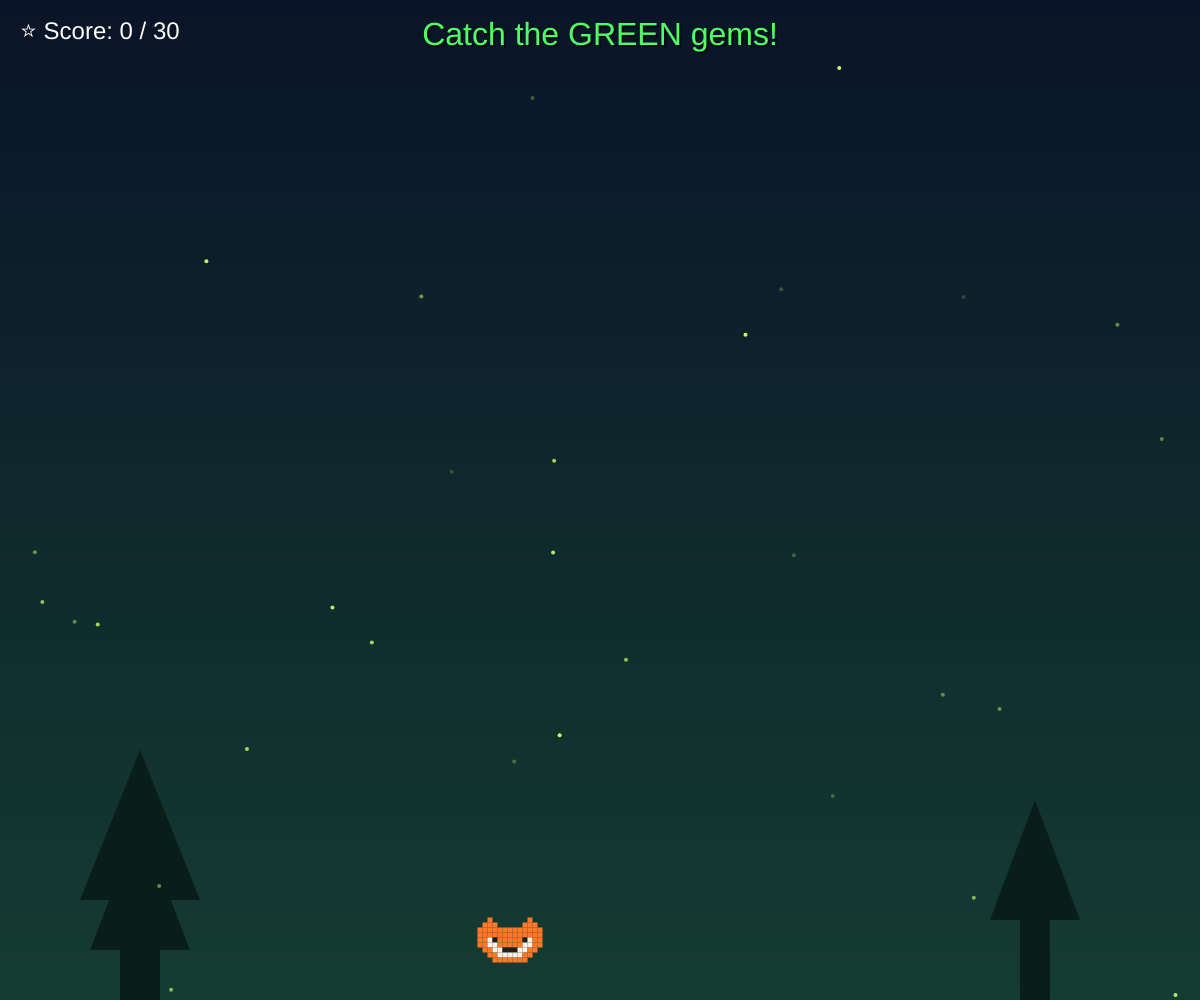
Frame 1 (no input)
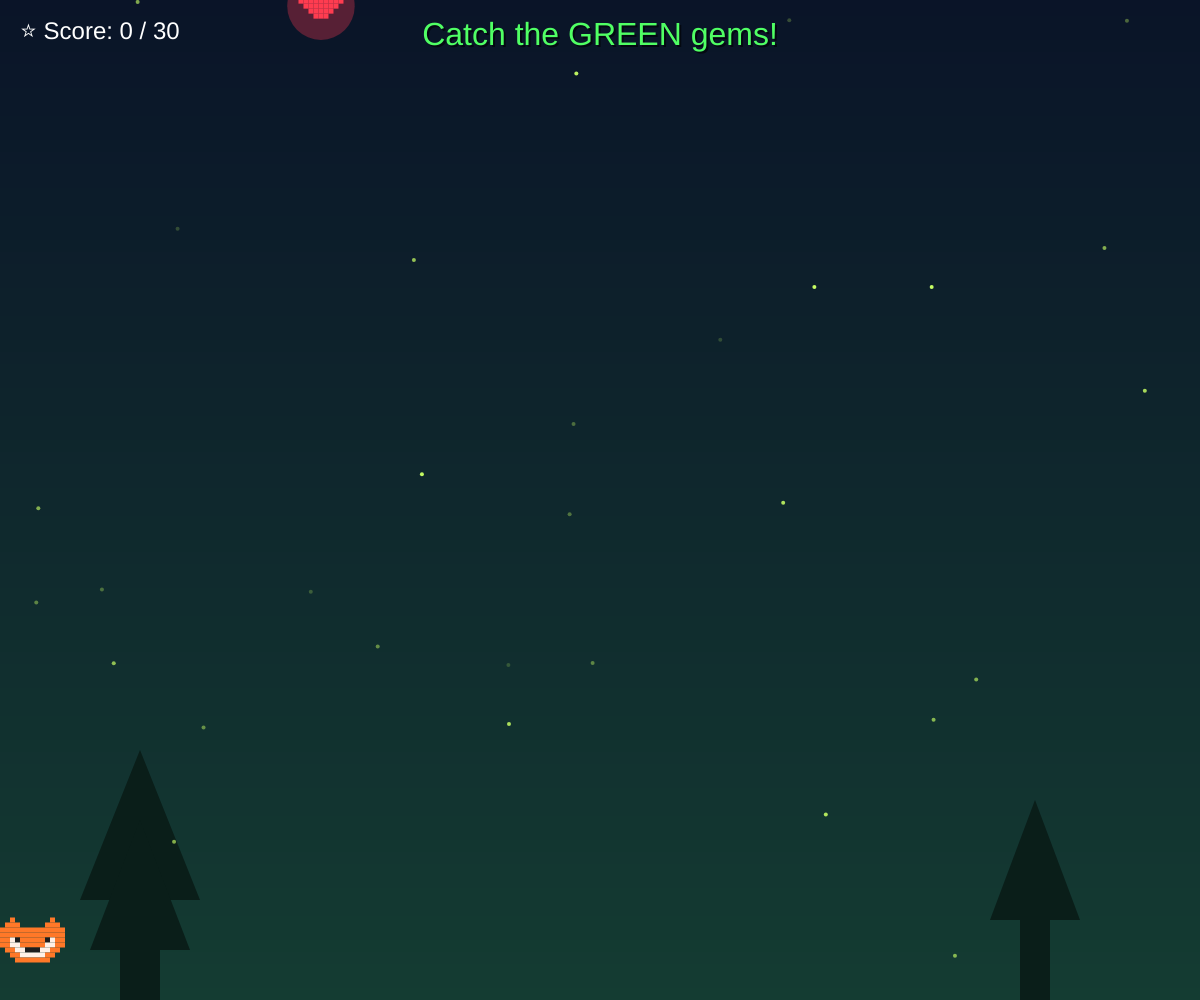
Frame 60 (no input)
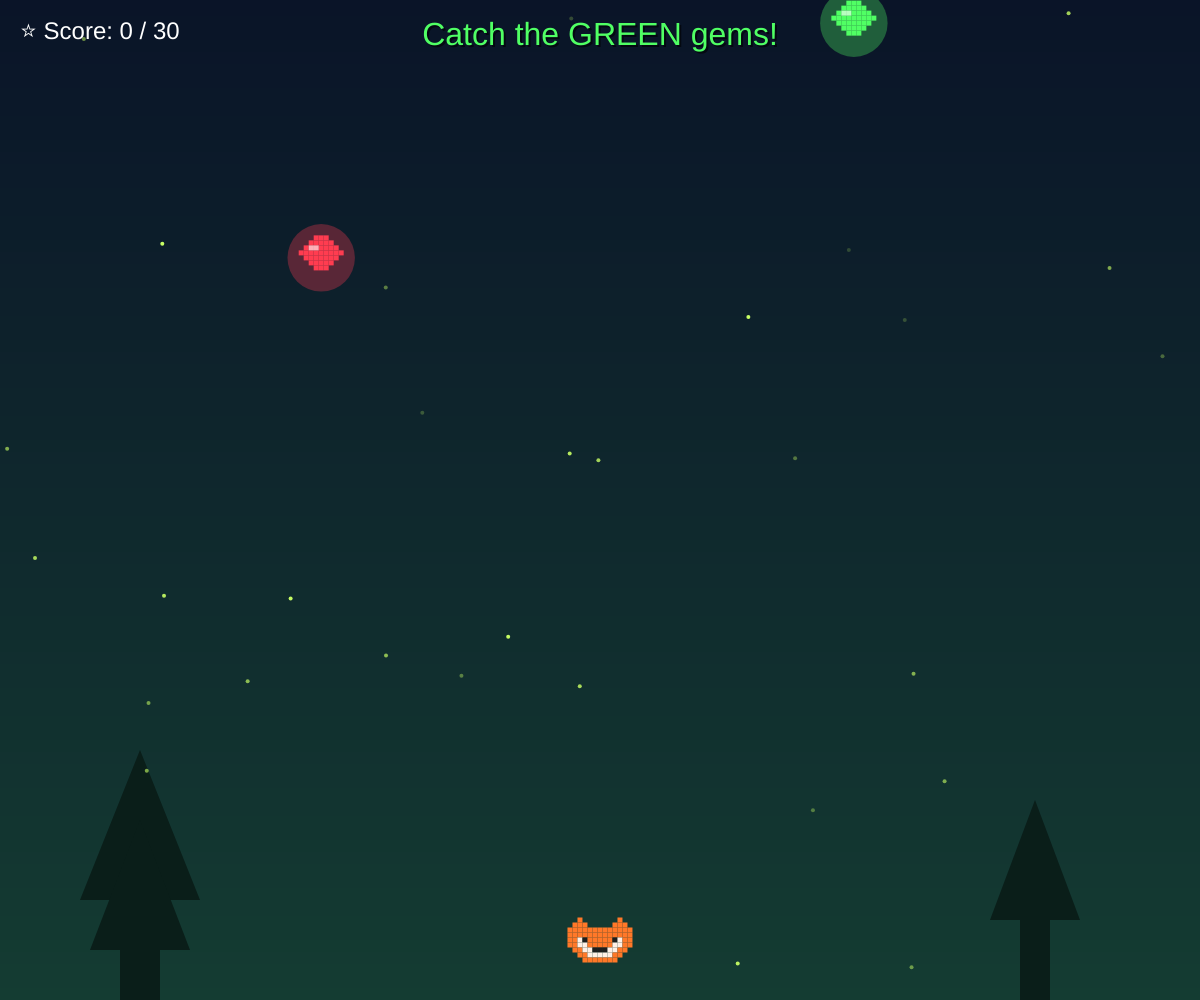
Frame 120 (the mouse pressed at the canvas centre since frame 60)

The p5.js sketch that drew these frames (run headless with seeded random() and noise() and a simulated clock; from frame 60 on, the mouse is pressed at the canvas centre):

// p5.js sketch
// ── sketch.js
// --- GAME VARIABLES ---
let gameState = "playing"; // "playing" or "won"
let score = 0;
let streak = 0;
const WIN_SCORE = 30; // Points needed to win!

let fox;
let gems = [];
let particles = [];
let fireflies = [];

// Color categories for the puzzle
const colorOptions = [
  { name: "RED", rgb: [255, 60, 80] },
  { name: "BLUE", rgb: [60, 180, 255] },
  { name: "GREEN", rgb: [80, 255, 100] },
  { name: "YELLOW", rgb: [255, 220, 50] }
];
let targetColor;

// --- MULTI-COLOR PIXEL ART (Fox) ---
const foxColors = {
  'O': [255, 120, 40],
  'W': [255, 240, 230],
  'B': [30, 30, 30]
};

const foxSprite = [
  "  O       O  ",
  " OOO     OOO ",
  "OOOOOOOOOOOOO",
  "OOOOOOOOOOOOO",
  "OOWBOOOOOBWOO",
  "OOWWOOOOOWWOO",
  " OOWWBBBWWOO ",
  "  OOWWWWWOO  ",
  "   OOOOOOO   "
];

// Single color pixel mask for Gems
const gemSprite = [
  "   ███   ",
  "  █████  ",
  " ███████ ",
  "█████████",
  " ███████ ",
  "  █████  ",
  "   ███   "
];

const pixelScale = 5;

// --- SETUP ---
function setup() {
  // FIX: Full screen size for mobile and computer
  createCanvas(windowWidth, windowHeight);
  
  // FIX: Make game fast on mobile screens
  pixelDensity(1); 
  frameRate(60); 
  
  noCursor();
  
  fox = new Fox();
  pickNewTarget();
  
  // Generate background fireflies
  for (let i = 0; i < 30; i++) {
    fireflies.push(new Firefly());
  }
}

// --- MAIN LOOP ---
function draw() {
  drawForestBackground();
  
  // Update and draw Fireflies
  for (let f of fireflies) {
    f.update();
    f.show();
  }

  if (gameState === "playing") {
    playGameLogic();
  } else if (gameState === "won") {
    winScreenLogic();
  }

  // FIX: Limit particles to prevent phone from hanging
  if (particles.length > 50) {
    particles.splice(0, particles.length - 50);
  }

  // Update and draw Particles
  for (let i = particles.length - 1; i >= 0; i--) {
    particles[i].update();
    particles[i].show();
    if (particles[i].isFinished()) {
      particles.splice(i, 1);
    }
  }

  // Update and draw Fox
  fox.update();
  fox.show();
}

// --- GAME STATES ---
function playGameLogic() {
  // Spawn Gems randomly
  if (frameCount % 50 === 0) {
    gems.push(new Gem(random(50, width - 50), -40));
  }

  // Update and draw Gems
  for (let i = gems.length - 1; i >= 0; i--) {
    let g = gems[i];
    g.update();
    g.show();
    
    // Check if fox catches the gem
    if (fox.hits(g)) {
      if (g.colorData.name === targetColor.name) {
        // Correct gem!
        createParticles(g.x, g.y, g.colorData.rgb, true);
        score++;
        streak++;
        
        // Check for WIN
        if (score >= WIN_SCORE) {
          gameState = "won";
          gems = []; // Clear remaining gems
          return;
        }
        
        // Change target every 5 correct catches
        if (streak >= 5) {
          pickNewTarget();
          streak = 0;
        }
      } else {
        // Wrong gem! Just a gentle puff of smoke
        createParticles(g.x, g.y, [150, 150, 150], false);
        streak = 0; 
      }
      gems.splice(i, 1);
    } else if (g.y > height + 50) {
      gems.splice(i, 1);
    }
  }
  
  drawHUD();
}

function winScreenLogic() {
  // Draw big celebration text
  textAlign(CENTER, CENTER);
  textSize(min(60, width / 8)); // Responsive text size
  textFont('Arial');
  
  // Glowing text shadow
  fill(255, 255, 255, 50);
  text("YOU WIN!", width / 2 + 3, height / 2 - 27);
  
  // Colorful bouncing text
  let r = map(sin(frameCount * 0.05), -1, 1, 100, 255);
  let g = map(sin(frameCount * 0.06), -1, 1, 100, 255);
  let b = map(sin(frameCount * 0.07), -1, 1, 100, 255);
  fill(r, g, b);
  text("YOU WIN!", width / 2, height / 2 - 30);
  
  textSize(min(30, width / 12)); // Responsive text size
  fill(255);
  text("AMAZING JOB!", width / 2, height / 2 + 20);
  
  // Continuously spawn fireworks
  if (frameCount % 20 === 0) {
    let randomColor = random(colorOptions).rgb;
    createFireworks(random(100, width - 100), random(50, height - 150), randomColor);
  }
}

// --- GAME LOGIC FUNCTIONS ---
function pickNewTarget() {
  let newColor;
  do {
    newColor = random(colorOptions);
  } while (targetColor && newColor.name === targetColor.name);
  
  targetColor = newColor;
}

// --- CLASSES ---
class Fox {
  constructor() {
    this.x = width / 2;
    this.y = height - 60; 
    this.w = foxSprite[0].length * pixelScale;
    this.h = foxSprite.length * pixelScale;
  }

  update() {
    this.x = lerp(this.x, mouseX, 0.15);
    this.x = constrain(this.x, this.w / 2, width - this.w / 2);
  }

  show() {
    let drawX = this.x - this.w / 2;
    let drawY = this.y - this.h / 2;
    
    noStroke();
    for (let i = 0; i < foxSprite.length; i++) {
      let row = foxSprite[i];
      for (let j = 0; j < row.length; j++) {
        let char = row.charAt(j);
        if (char !== ' ') {
          fill(foxColors[char]);
          rect(drawX + j * pixelScale, drawY + i * pixelScale, pixelScale, pixelScale);
        }
      }
    }
  }

  hits(gem) {
    let d = dist(this.x, this.y, gem.x, gem.y);
    return d < (this.w / 2 + gem.size / 2);
  }
}

class Gem {
  constructor(x, y) {
    this.x = x;
    this.y = y;
    this.size = gemSprite[0].length * pixelScale;
    this.speed = random(3, 5); // FIX: Slightly faster gems
    this.colorData = random(colorOptions);
  }

  update() {
    this.y += this.speed;
    this.x += sin(frameCount * 0.05 + this.y) * 0.5;
  }

  show() {
    let c = this.colorData.rgb;
    noStroke();
    
    fill(c[0], c[1], c[2], 80);
    circle(this.x, this.y, this.size * 1.5);
    
    fill(c[0], c[1], c[2]);
    let drawX = this.x - this.size / 2;
    let drawY = this.y - this.size / 2;
    
    for (let i = 0; i < gemSprite.length; i++) {
      let row = gemSprite[i];
      for (let j = 0; j < row.length; j++) {
        if (row.charAt(j) === '█') {
          rect(drawX + j * pixelScale, drawY + i * pixelScale, pixelScale, pixelScale);
        }
      }
    }
    
    fill(255, 255, 255, 150);
    rect(drawX + 2 * pixelScale, drawY + 2 * pixelScale, pixelScale * 2, pixelScale);
  }
}

class Particle {
  constructor(x, y, colorRGB, isGood) {
    this.x = x;
    this.y = y;
    let angle = random(TWO_PI);
    let speed = random(1, 5);
    this.vx = cos(angle) * speed;
    this.vy = sin(angle) * speed;
    
    this.life = 255;
    this.c = colorRGB;
    this.isGood = isGood;
    this.size = isGood ? random(6, 12) : random(3, 6);
  }

  update() {
    this.x += this.vx;
    this.y += this.vy;
    this.life -= this.isGood ? 8 : 15; 
    this.size *= 0.95;
  }

  show() {
    noStroke();
    fill(this.c[0], this.c[1], this.c[2], this.life);
    if (this.isGood) {
      circle(this.x, this.y, this.size);
    } else {
      rect(this.x, this.y, this.size, this.size);
    }
  }

  isFinished() {
    return this.life <= 0;
  }
}

class Firefly {
  constructor() {
    this.x = random(width);
    this.y = random(height);
    this.offset = random(1000);
  }

  update() {
    this.x += map(noise(this.offset, frameCount * 0.01), 0, 1, -2, 2);
    this.y += map(noise(this.offset + 100, frameCount * 0.01), 0, 1, -2, 2);
    
    if (this.x < 0) this.x = width;
    if (this.x > width) this.x = 0;
    if (this.y < 0) this.y = height;
    if (this.y > height) this.y = 0;
  }

  show() {
    let brightness = map(sin(frameCount * 0.05 + this.offset), -1, 1, 50, 255);
    noStroke();
    fill(200, 255, 100, brightness);
    circle(this.x, this.y, 4);
  }
}

// --- HELPER FUNCTIONS ---
function createParticles(x, y, colorRGB, isGood) {
  let amount = isGood ? 20 : 8;
  for (let i = 0; i < amount; i++) {
    particles.push(new Particle(x, y, colorRGB, isGood));
  }
}

function createFireworks(x, y, colorRGB) {
  for (let i = 0; i < 40; i++) {
    particles.push(new Particle(x, y, colorRGB, true));
  }
}

function drawForestBackground() {
  for (let y = 0; y <= height; y += 4) {
    let inter = map(y, 0, height, 0, 1);
    let c = lerpColor(color(10, 20, 40), color(20, 60, 50), inter);
    noStroke();
    fill(c);
    rect(0, y, width, 4);
  }

  // Responsive Trees
  fill(10, 30, 25);
  rect(width * 0.1, height - 150, 40, 150);
  triangle(width * 0.1 - 40, height - 100, width * 0.1 + 20, height - 250, width * 0.1 + 80, height - 100);
  triangle(width * 0.1 - 30, height - 50, width * 0.1 + 20, height - 180, width * 0.1 + 70, height - 50);

  let rx = width * 0.85; // Right tree dynamic position
  rect(rx, height - 120, 30, 120);
  triangle(rx - 30, height - 80, rx + 15, height - 200, rx + 60, height - 80);
}

function drawHUD() {
  fill(255);
  noStroke();
  
  // FIX: Responsive Text Sizes
  let mobileSize = width < 500 ? 16 : 24;
  textSize(mobileSize);
  textFont('Arial'); 
  textAlign(LEFT, TOP);
  text(`⭐ Score: ${score} / ${WIN_SCORE}`, 20, 20);

  textAlign(CENTER, TOP);
  textSize(mobileSize + 8);
  
  fill(0, 0, 0, 150);
  text(`Catch the ${targetColor.name} gems!`, width / 2 + 2, 22);
  
  let c = targetColor.rgb;
  fill(c[0], c[1], c[2]);
  text(`Catch the ${targetColor.name} gems!`, width / 2, 20);
}

// --- NEW FIXES FOR MOBILE ---

// Controls: Play again on Spacebar
function keyPressed() {
  if (gameState === "won" && key === ' ') {
    gameState = "playing";
    score = 0;
    streak = 0;
    gems = [];
    particles = [];
    pickNewTarget();
  }
}

// FIX: Prevents mobile screen from scrolling when swiping
function touchMoved() {
  return false; 
}

// FIX: Automatically resizes game if window changes or phone rotates
function windowResized() {
  resizeCanvas(windowWidth, windowHeight);
  fox.y = height - 60; // Keep fox at the bottom
}
// ── style.css
html, body {
  margin: 0;
  padding: 0;
  width: 100%;
  height: 100%;
  background-color: #1a1a2e; /* Dark background so the game pops */
  display: flex;
  justify-content: center;
  align-items: center;
  overflow: hidden; /* Prevents scrollbars */
}

canvas {
  display: block;
  box-shadow: 0px 10px 30px rgba(0, 0, 0, 0.5); /* Adds a nice shadow behind the game */
  border-radius: 8px;
}
